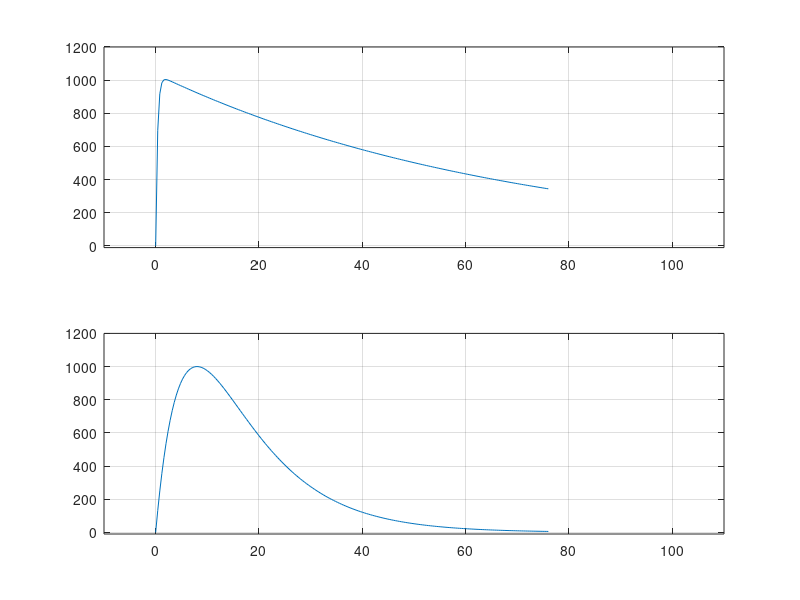

Recreate this plot in MATLAB.
clc;
clear;

t = 0:0.4:76;
a1 = 0.0145;
b1 = 2.8353;
k1 = 1.037;

a2 = 0.1732;
b2 = 0.0866;
k2 = 4;

openCircuitVoltage = 1000*k1*(exp(-a1*t)-exp(-b1*t));
shortCircuitCurrent = -1*1000*k2*(exp(-a2*t)-exp(-b2*t));


subplot(2,1,1)
plot(t,openCircuitVoltage);
axis([-10 110 -10 1200]);
grid
subplot(2,1,2)
plot(t,shortCircuitCurrent);
axis([-10 110 -10 1200]);
grid